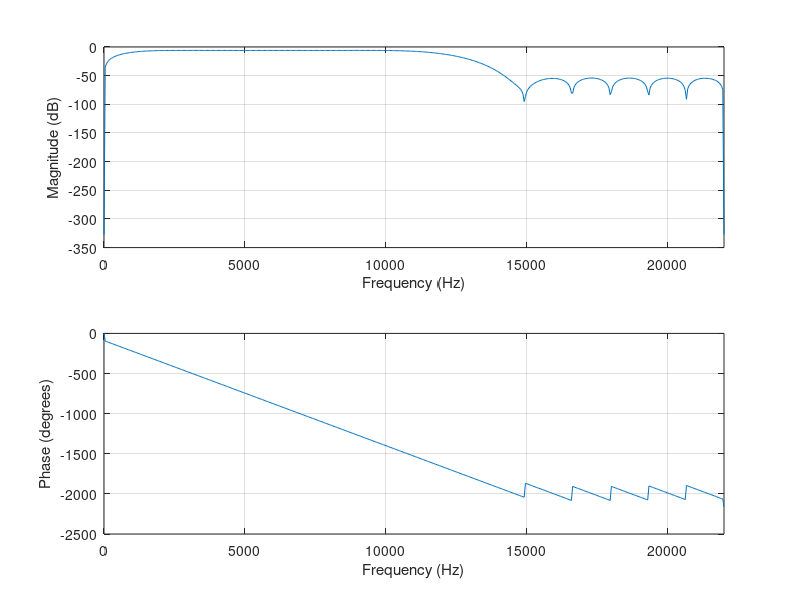

Recreate this plot in MATLAB.
%FIR

n = [-16:16]; %rzad filtru

ft = 6000; %czestotliwosc graniczna
fs = 44000;
t=n/fs;

wg = 2*pi*ft/fs;
h = (wg/pi)*sinc(wg*n/pi).*sin(2*pi*6000*t); %odpowiedz impulsowa
w = hamming(33)';
hw = h.*w;
freqz(hw,1,512,fs);

%samples vector
na=[0:511];

%signal frequency
f=500;

%time vectors
ta=na/fs;